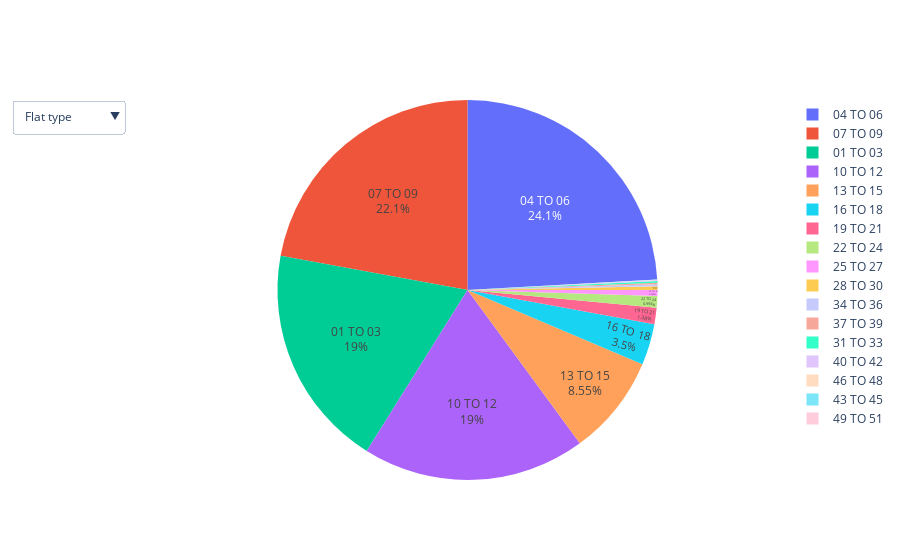

Notebook cell for this chart:
### Code cell
### go object pie chart
df123 = pd.read_excel("C://Users//Denzel//Desktop//resaleflatprice_140922.xlsx", sheet_name="resale-flat-prices-based-on-reg")


#Get storey range as a continuous number
#df123['storey_range'] = df123['storey_range'].apply(lambda storey_range:storey_range[:2]) 
flattype_count = df123['storey_range'].value_counts()
count_results = pd.DataFrame(flattype_count)
count_results = count_results.reset_index()  
count_results.columns = ['storey_ranges', 'resale_sold']

flattype2_count = df123['flat_type'].value_counts()
count_results2 = pd.DataFrame(flattype2_count)
count_results2 = count_results2.reset_index()  
count_results2.columns = ['flat_type', 'resale_sold']

labels = count_results['storey_ranges']
labels2= count_results2['flat_type']
values = count_results['resale_sold']
values2 = count_results2['resale_sold']


fig = go.Figure(data=[go.Pie(labels=labels, values=values, name='Flat type', textinfo='label+percent', textposition='inside'),
                      go.Pie(labels=labels2, values=values, name='Storey range', textinfo='label+percent',visible= False, textposition='inside')])


# Add dropdown
fig.update_layout(
    updatemenus=[
        dict(
            active=0,
            buttons=list([
                dict(label="Flat type",
                     method="update",
                     args=[{"visible": [True, False]},
                           {"title": "Flat type",
                            }]),
                dict(label="Storey range",
                     method="update",
                     args=[{"visible": [False, True]},
                           {"title": "Storey range",
                            }]),
            ]),
        )
    ])


fig

### Figure 1 — Plotly figure (JSON) as saved in the notebook; plotly's stock layout.template omitted (floating-point values rounded to 4 significant figures)
{"data": [{"labels": ["04 TO 06", "07 TO 09", "01 TO 03", "10 TO 12", "13 TO 15", "16 TO 18", "19 TO 21", "22 TO 24", "25 TO 27", "28 TO 30", "34 TO 36", "37 TO 39", "31 TO 33", "40 TO 42", "46 TO 48", "43 TO 45", "49 TO 51"], "name": "Flat type", "textinfo": "label+percent", "textposition": "inside", "type": "pie", "values": [8961, 8220, 7050, 7048, 3176, 1300, 514, 369, 189, 119, 55, 54, 53, 27, 8, 8, 2]}, {"labels": ["4 ROOM", "3 ROOM", "5 ROOM", "EXECUTIVE", "2 ROOM", "1 ROOM", "MULTI-GENERATION"], "name": "Storey range", "textinfo": "label+percent", "textposition": "inside", "type": "pie", "values": [8961, 8220, 7050, 7048, 3176, 1300, 514, 369, 189, 119, 55, 54, 53, 27, 8, 8, 2], "visible": false}], "layout": {"updatemenus": [{"active": 0, "buttons": [{"args": [{"visible": [true, false]}, {"title": "Flat type"}], "label": "Flat type", "method": "update"}, {"args": [{"visible": [false, true]}, {"title": "Storey range"}], "label": "Storey range", "method": "update"}]}]}}
